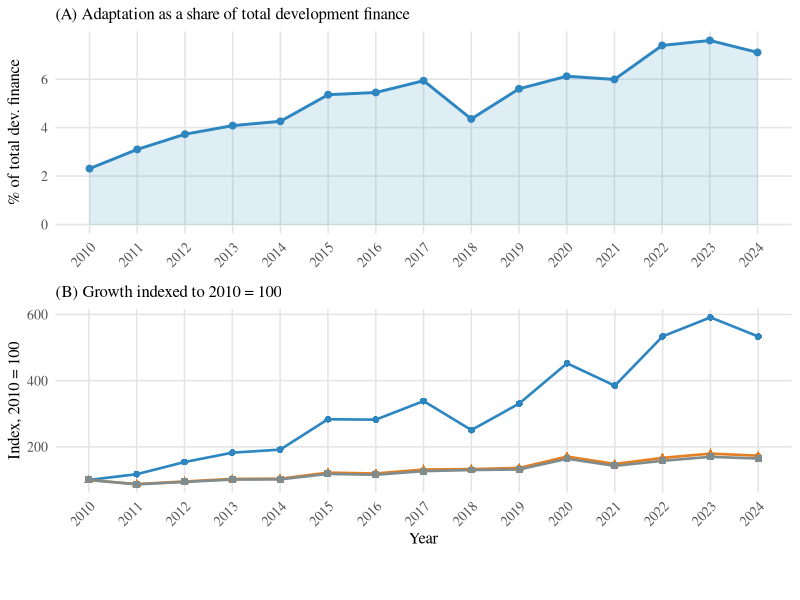
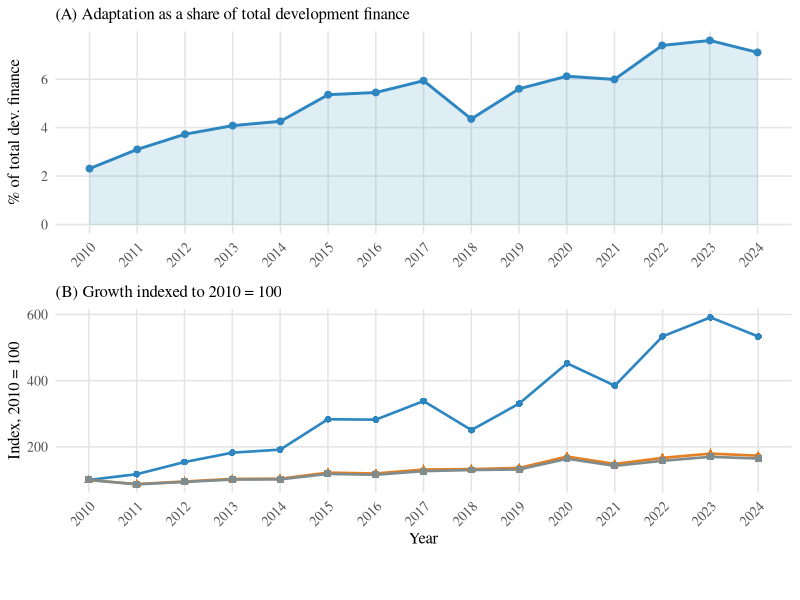
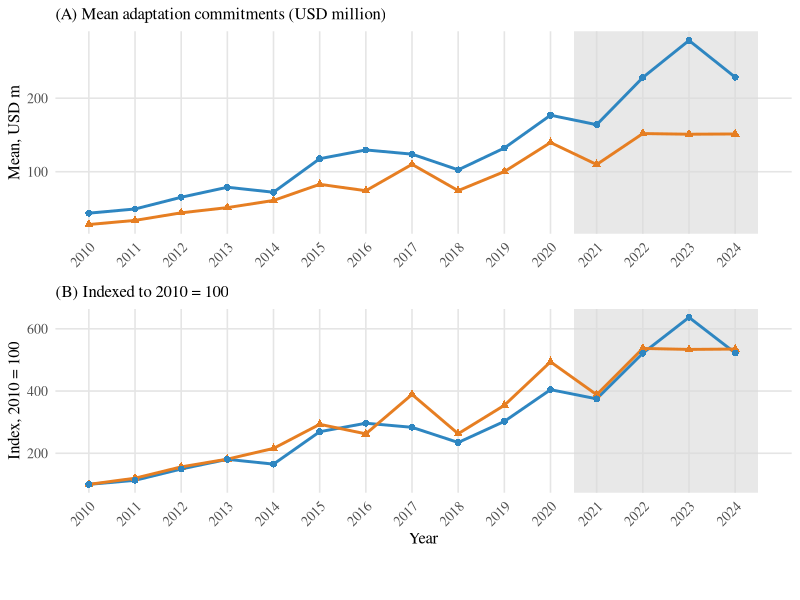
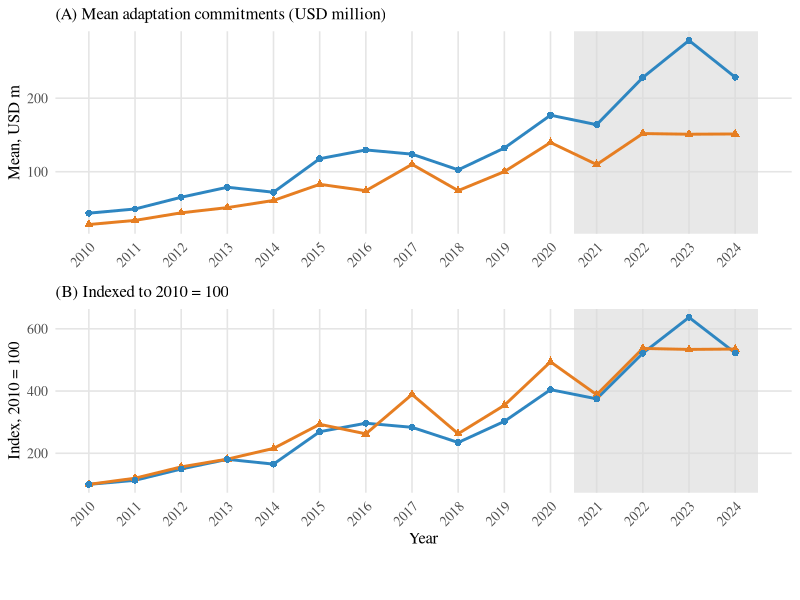

Here is the R script that generated these plots, in order:
##############################################################################
# 12_group_figures.R
# Builds the two descriptive group figures --
# Figures/adaptation_marginal.pdf (main text, \label{fig:adapt_marginal}) and
# Figures/adopter_vs_never.pdf (appendix, \label{fig:adopter_groups}). The
# original versions (July 2026) were made outside the pipeline; this script
# recreates them from the processed panel on
# disk and reproduces the numbers already locked into the manuscript's captions
# (verified below; do not edit those captions from this script).
#
# STATUS: wired into run_all.R as stage 12 (see run_all.R header/pipeline list).
# Self-contained given that 01_prepare_data.R has produced
# data/processed/simple_panel_wgi.csv; duplicates small pieces of 02's
# theme_paper() rather than sourcing 02, per the project's convention that
# stage scripts do not source one another (see 04_robustness.R §1).
#
# Inputs : data/processed/simple_panel_wgi.csv
# Outputs:
#   output/figures/group/adaptation_marginal.pdf   (Figure, main text)
#   output/figures/group/adaptation_marginal.png   (preview mirror)
#   output/figures/group/adopter_vs_never.pdf      (Figure, appendix)
#   output/figures/group/adopter_vs_never.png      (preview mirror)
#   -> copied (flattened, no "group/" subfolder) to:
#      paper/Figures/adaptation_marginal.pdf
#      paper/Figures/adaptation_marginal.png
#      paper/Figures/adopter_vs_never.pdf
#      paper/Figures/adopter_vs_never.png
#
# ============================================================
# Paper-to-Code Naming Map
# ============================================================
# Paper Notation / caption quantity          | Code name(s)
# Adaptation-marked commitments               | commitments
# Total development-finance commitments       | commitments_all
# Non-adaptation commitments                   | commitments_nonadapt
# Adaptation share of total (%)                 | share_pct  = commitments / commitments_all * 100
# Growth index, 2010 = 100                      | idx_adapt, idx_total, idx_nonadapt
# NAP adoption cohort (first-submission year)   | nap_year (0/NA = never-treated)
# Ever-adopter indicator (58 countries)         | ever_adopter = any(!is.na(nap_year) & nap_year > 0) by recipient_name
# Never-adopter indicator (86 countries)        | !ever_adopter
# Mean adaptation commitments by group          | mean_commit
# Group growth index, 2010 = 100                 | idx_mean
# 2021-2024 main adoption-wave shading           | ADOPTION_WAVE_START / END (constants below)
# ============================================================
#
# Verification against the manuscript captions (computed on this data; see the
# printed summary at the end of this script):
#   Fig. adaptation_marginal — share 2010 = 2.31% -> caption "2.3%"
#                              share 2024 = 7.12% -> caption "7.1%"
#                              pooled avg share 2010-2024 = 5.54% -> caption "5.5%"
#                              adaptation growth x5.33 -> caption "x5.3"
#                              total growth x1.73 -> caption "x1.7"
#   Fig. adopter_vs_never    — n ever-adopters = 58, n never-adopters = 86
#                              share 2010: ever 50.3% / never 49.7%
#                              share 2024: ever 50.2% / never 49.8%
#                              growth: ever x5.22 -> caption "x5.2"
#                                      never x5.35 -> caption "x5.3"
# All figures match the committed captions to the stated precision. No
# discrepancy found; captions in the manuscript are left untouched.
##############################################################################

##############################################################################
# §0. PACKAGES
##############################################################################

library(here)
library(dplyr)
library(ggplot2)
library(cowplot)

# titles go in the LaTeX caption
set.seed(20240601)

##############################################################################
# §0b. Helper: copy_to_paper_flat()
# Mirrors a file from output/figures/group/<name> to paper/Figures/<name>,
# dropping the "group/" subfolder so the manuscript's flat
# \includegraphics{Figures/adaptation_marginal.pdf} reference keeps working.
##############################################################################

copy_to_paper_flat <- function(out_path) {
  if (!dir.exists(here("paper"))) {  # stand-alone replication package: no paper/
    message("paper/ not found -- exhibits are left in output/ only")
    return(invisible(NULL))
  }
  dest <- here("paper", "Figures", basename(out_path))
  dir.create(dirname(dest), recursive = TRUE, showWarnings = FALSE)
  file.copy(out_path, dest, overwrite = TRUE)
  message("Mirrored to: ", dest)
  invisible(dest)
}

##############################################################################
# §0d. Helper: combine_panels()
# Stacks two ggplot panels vertically with a single shared bottom legend,
# using cowplot (patchwork is not a top-level renv.lock dependency in this
# project; cowplot is -- see renv.lock -- so this keeps the script
# renv::restore()-reproducible without touching renv.lock, which is out of
# scope for this task). legend_from selects which panel's legend to reuse
# (only relevant when the two panels' legends are identical or one panel
# has no legend at all, as is the case for both figures built below).
##############################################################################

combine_panels <- function(p_top, p_bottom, legend_from = p_bottom) {
  legend   <- cowplot::get_legend(legend_from + theme(legend.position = "bottom"))
  body     <- cowplot::plot_grid(
    p_top + theme(legend.position = "none"),
    p_bottom + theme(legend.position = "none"),
    ncol = 1L, align = "v"
  )
  cowplot::plot_grid(body, legend, ncol = 1L, rel_heights = c(1, 0.08))
}

##############################################################################
# §0c. Shared theme (serif, no in-figure titles beyond panel labels)
##############################################################################

theme_group <- function(base_size = 12) {
  theme_minimal(base_size = base_size) +
    theme(
      text              = element_text(family = "serif", size = base_size),
      plot.title        = element_text(size = base_size, hjust = 0, face = "plain"),
      axis.title        = element_text(size = base_size),
      axis.text         = element_text(size = base_size - 2),
      axis.text.x       = element_text(angle = 45, hjust = 1),
      legend.position   = "bottom",
      legend.title      = element_blank(),
      panel.grid.minor  = element_blank(),
      panel.grid.major  = element_line(color = "gray90")
    )
}

# Project palette (matches code/02_descriptive_stats.R and
# code/07_principal_and_share.R): blue / orange / gray, each additionally
# distinguished by point shape so the figures read in grayscale.
PAL_ADAPT      <- "#2E86C1"
PAL_TOTAL      <- "#E67E22"
PAL_NONADAPT   <- "#7F8C8D"

##############################################################################
# §1. Load processed panel
##############################################################################

message("\n=== 12_group_figures.R: loading panel ===\n")

panel <- read.csv(here("data", "processed", "simple_panel_wgi.csv"),
                   stringsAsFactors = FALSE)

FIG_START <- 2010L
FIG_END   <- 2024L

panel_fig <- panel %>% filter(year >= FIG_START, year <= FIG_END)

dir.create(here("output", "figures", "group"), recursive = TRUE, showWarnings = FALSE)

##############################################################################
# §2. Figure: adaptation_marginal.pdf
#   Panel A -- adaptation-marked commitments as a share of total
#              development-finance commitments, by year.
#   Panel B -- adaptation / total / non-adaptation commitments indexed to
#              their FIG_START (2010) value.
##############################################################################

message("Building adaptation_marginal figure ...")

yearly_marginal <- panel_fig %>%
  group_by(year) %>%
  summarise(
    commitments          = sum(commitments,          na.rm = TRUE),
    commitments_all       = sum(commitments_all,       na.rm = TRUE),
    commitments_nonadapt  = sum(commitments_nonadapt,  na.rm = TRUE),
    .groups = "drop"
  ) %>%
  mutate(share_pct = commitments / commitments_all * 100)

base_adapt     <- yearly_marginal$commitments[yearly_marginal$year == FIG_START]
base_total     <- yearly_marginal$commitments_all[yearly_marginal$year == FIG_START]
base_nonadapt  <- yearly_marginal$commitments_nonadapt[yearly_marginal$year == FIG_START]

yearly_marginal <- yearly_marginal %>%
  mutate(
    idx_adapt    = commitments / base_adapt * 100,
    idx_total    = commitments_all / base_total * 100,
    idx_nonadapt = commitments_nonadapt / base_nonadapt * 100
  )

# Numbers-in-caption check (printed, not asserted -- see header verification
# block; kept here so a future rerun on updated data surfaces any drift).
share_2010     <- yearly_marginal$share_pct[yearly_marginal$year == FIG_START]
share_2024     <- yearly_marginal$share_pct[yearly_marginal$year == FIG_END]
share_pooled   <- sum(yearly_marginal$commitments) / sum(yearly_marginal$commitments_all) * 100
growth_adapt   <- yearly_marginal$idx_adapt[yearly_marginal$year == FIG_END] / 100
growth_total   <- yearly_marginal$idx_total[yearly_marginal$year == FIG_END] / 100
message(sprintf(
  paste0("  share %.0f = %.2f%% | share %.0f = %.2f%% | pooled avg = %.2f%% | ",
         "adaptation growth x%.2f | total growth x%.2f"),
  FIG_START, share_2010, FIG_END, share_2024, share_pooled, growth_adapt, growth_total
))

p_marginal_A <- ggplot(yearly_marginal, aes(x = year, y = share_pct)) +
  geom_area(fill = PAL_ADAPT, alpha = 0.15) +
  geom_line(color = PAL_ADAPT, linewidth = 1) +
  geom_point(color = PAL_ADAPT, size = 2) +
  scale_x_continuous(breaks = FIG_START:FIG_END) +
  scale_y_continuous(limits = c(0, NA)) +
  labs(title = "(A) Adaptation as a share of total development finance",
       x = NULL, y = "% of total dev. finance") +
  theme_group()

idx_long <- bind_rows(
  yearly_marginal %>% transmute(year, value = idx_adapt,    series = "Adaptation"),
  yearly_marginal %>% transmute(year, value = idx_total,    series = "Total"),
  yearly_marginal %>% transmute(year, value = idx_nonadapt, series = "Non-adaptation")
) %>%
  mutate(series = factor(series, levels = c("Adaptation", "Total", "Non-adaptation")))

p_marginal_B <- ggplot(idx_long, aes(x = year, y = value, colour = series,
                                      shape = series, linetype = series)) +
  geom_line(linewidth = 0.9) +
  geom_point(size = 2) +
  scale_colour_manual(values = c(
    "Adaptation" = PAL_ADAPT, "Total" = PAL_TOTAL, "Non-adaptation" = PAL_NONADAPT
  )) +
  scale_shape_manual(values = c(
    "Adaptation" = 16, "Total" = 17, "Non-adaptation" = 15
  )) +
  scale_linetype_manual(values = c(
    "Adaptation" = "solid", "Total" = "solid", "Non-adaptation" = "solid"
  )) +
  scale_x_continuous(breaks = FIG_START:FIG_END) +
  labs(title = "(B) Growth indexed to 2010 = 100",
       x = "Year", y = "Index, 2010 = 100") +
  theme_group()

p_marginal <- combine_panels(p_marginal_A, p_marginal_B)

fig_marginal_pdf <- here("output", "figures", "group", "adaptation_marginal.pdf")
fig_marginal_png <- here("output", "figures", "group", "adaptation_marginal.png")
ggsave(fig_marginal_pdf, p_marginal, width = 7.5, height = 8, device = cairo_pdf)
ggsave(fig_marginal_png, p_marginal, width = 7.5, height = 8, dpi = 300)
message("Saved: ", fig_marginal_pdf)
copy_to_paper_flat(fig_marginal_pdf)
copy_to_paper_flat(fig_marginal_png)

##############################################################################
# §3. Figure: adopter_vs_never.pdf
#   Panel A -- mean adaptation commitments (USD million) for ever-adopters
#              (58 countries) vs. never-adopters (86 countries), by year.
#   Panel B -- same two series indexed to their FIG_START (2010) value.
#   Shaded band marks the 2021-2024 main adoption wave.
##############################################################################

message("Building adopter_vs_never figure ...")

ADOPTION_WAVE_START <- 2020.5
ADOPTION_WAVE_END   <- FIG_END + 0.5

# Ever-adopter status must be computed at the recipient level: nap_year is
# NA in 2009 (partial Rio-marker reporting year) even for countries that do
# adopt later, so a naive per-row nap_year > 0 check misclassifies adopters
# as never-treated in that one year. Group-level "any" gives the correct
# 58 ever- / 86 never-adopter split reported in the manuscript.
group_lookup <- panel %>%
  group_by(recipient_name) %>%
  summarise(ever_adopter = any(!is.na(nap_year) & nap_year > 0), .groups = "drop")

n_ever  <- sum(group_lookup$ever_adopter)
n_never <- sum(!group_lookup$ever_adopter)
message(sprintf("  n ever-adopters = %d | n never-adopters = %d", n_ever, n_never))

panel_groups <- panel_fig %>%
  left_join(group_lookup, by = "recipient_name")

yearly_groups <- panel_groups %>%
  group_by(ever_adopter, year) %>%
  summarise(mean_commit = mean(commitments, na.rm = TRUE), .groups = "drop") %>%
  mutate(group_label = if_else(
    ever_adopter,
    sprintf("Ever-adopter (n=%d)", n_ever),
    sprintf("Never-adopter (n=%d)", n_never)
  ))

base_by_group <- yearly_groups %>%
  filter(year == FIG_START) %>%
  select(ever_adopter, base_commit = mean_commit)

yearly_groups <- yearly_groups %>%
  left_join(base_by_group, by = "ever_adopter") %>%
  mutate(idx_mean = mean_commit / base_commit * 100)

growth_ever  <- yearly_groups %>% filter(ever_adopter)  %>% filter(year == FIG_END) %>% pull(idx_mean) / 100
growth_never <- yearly_groups %>% filter(!ever_adopter) %>% filter(year == FIG_END) %>% pull(idx_mean) / 100
message(sprintf("  ever-adopter growth x%.2f | never-adopter growth x%.2f",
                 growth_ever, growth_never))

group_levels <- c(sprintf("Ever-adopter (n=%d)", n_ever), sprintf("Never-adopter (n=%d)", n_never))
yearly_groups <- yearly_groups %>% mutate(group_label = factor(group_label, levels = group_levels))

p_groups_A <- ggplot(yearly_groups, aes(x = year, y = mean_commit,
                                         colour = group_label, shape = group_label)) +
  annotate("rect", xmin = ADOPTION_WAVE_START, xmax = ADOPTION_WAVE_END,
           ymin = -Inf, ymax = Inf, fill = "grey85", alpha = 0.6) +
  geom_line(linewidth = 1) +
  geom_point(size = 2) +
  scale_colour_manual(values = c(PAL_ADAPT, PAL_TOTAL)) +
  scale_shape_manual(values = c(16, 17)) +
  scale_x_continuous(breaks = FIG_START:FIG_END) +
  labs(title = "(A) Mean adaptation commitments (USD million)",
       x = NULL, y = "Mean, USD m") +
  theme_group()

p_groups_B <- ggplot(yearly_groups, aes(x = year, y = idx_mean,
                                         colour = group_label, shape = group_label)) +
  annotate("rect", xmin = ADOPTION_WAVE_START, xmax = ADOPTION_WAVE_END,
           ymin = -Inf, ymax = Inf, fill = "grey85", alpha = 0.6) +
  geom_line(linewidth = 1) +
  geom_point(size = 2) +
  scale_colour_manual(values = c(PAL_ADAPT, PAL_TOTAL)) +
  scale_shape_manual(values = c(16, 17)) +
  scale_x_continuous(breaks = FIG_START:FIG_END) +
  labs(title = "(B) Indexed to 2010 = 100",
       x = "Year", y = "Index, 2010 = 100") +
  theme_group()

p_groups <- combine_panels(p_groups_A, p_groups_B)

fig_groups_pdf <- here("output", "figures", "group", "adopter_vs_never.pdf")
fig_groups_png <- here("output", "figures", "group", "adopter_vs_never.png")
ggsave(fig_groups_pdf, p_groups, width = 7.5, height = 8, device = cairo_pdf)
ggsave(fig_groups_png, p_groups, width = 7.5, height = 8, dpi = 300)
message("Saved: ", fig_groups_pdf)
copy_to_paper_flat(fig_groups_pdf)
copy_to_paper_flat(fig_groups_png)

message("\n=== 12_group_figures.R complete ===\n")
message(sprintf(paste0(
  "Verification summary (compare to the manuscript captions at ",
  "\\label{fig:adapt_marginal} and \\label{fig:adopter_groups}):\n",
  "  adaptation_marginal: share %.0f=%.2f%% (caption 2.3%%), share %.0f=%.2f%% ",
  "(caption 7.1%%), pooled avg=%.2f%% (caption 5.5%%), adapt growth x%.2f ",
  "(caption x5.3), total growth x%.2f (caption x1.7)\n",
  "  adopter_vs_never: n_ever=%d (caption 58), n_never=%d (caption 86), ",
  "ever growth x%.2f (caption x5.2), never growth x%.2f (caption x5.3)\n",
  "  All figures match the committed captions. No caption edits made."),
  FIG_START, share_2010, FIG_END, share_2024, share_pooled, growth_adapt, growth_total,
  n_ever, n_never, growth_ever, growth_never
))
